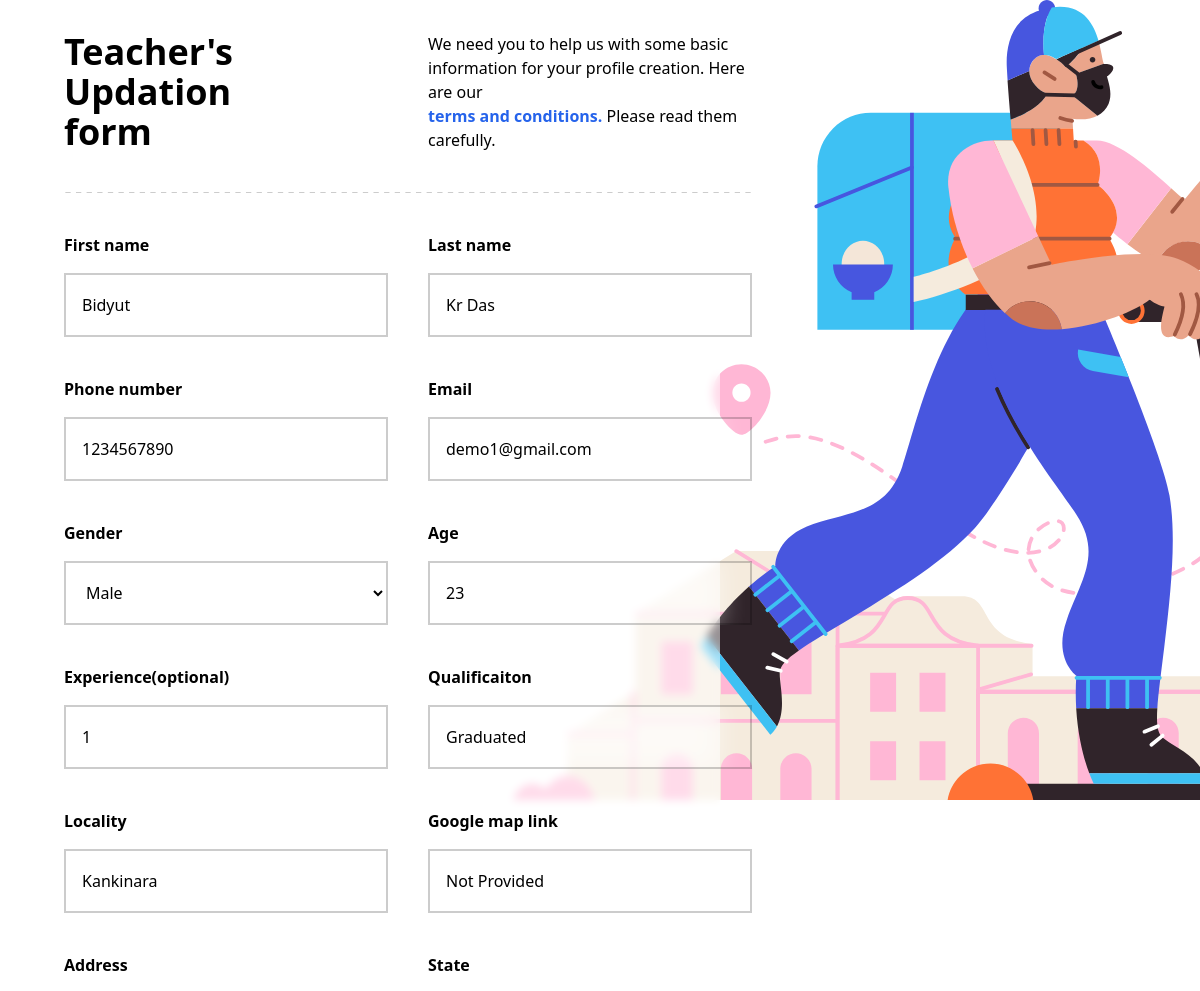
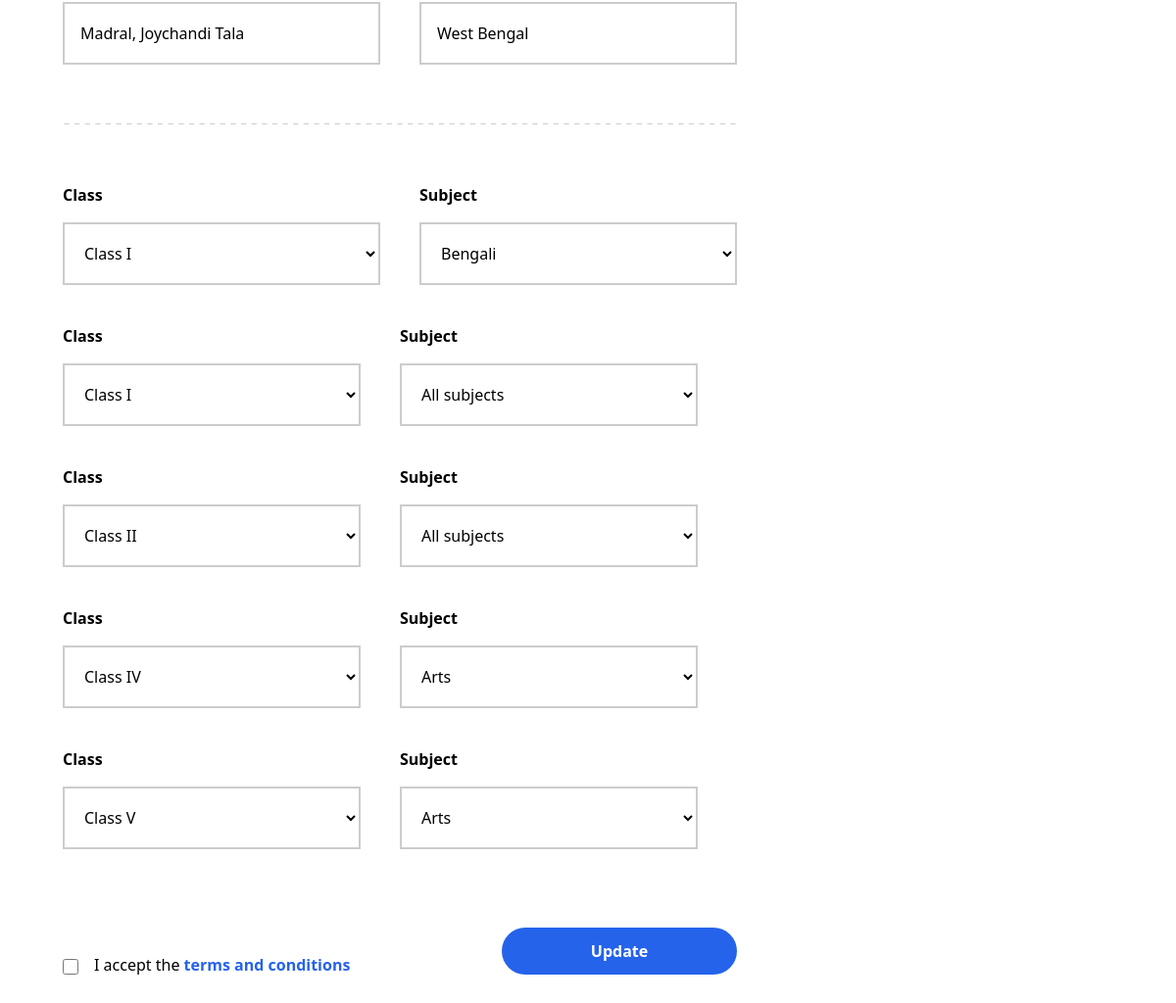
Page /teacherRegistration.php?updateTeacherProfile=1 (signed in) on the committed database (2 pictures, top to bottom).
### teacherRegistration.php (the view, shortened to what this page needs)
<?php
include("header.php");
include("connection.php");
if(isset($_SESSION['teacherId'])){
    $sessionTeacherId = $_SESSION['teacherId'];
}
$updateTeacher = false;
if(isset($_REQUEST['updateTeacherProfile'])&& $_REQUEST['updateTeacherProfile']==$sessionTeacherId)
{
    $updateTeacher = true;
    $query0 = "SELECT * FROM `teacher-table` WHERE `id`='$sessionTeacherId'";
    $res0 = mysqli_query($connection,$query0);
    $rowarr0 = mysqli_fetch_array($res0);
}
$query1 = "SELECT * FROM `class-table`";
$res1 = mysqli_query($connection, $query1);
$query2 = "SELECT * FROM `subject-table`";
$res2 = mysqli_query($connection, $query2);
?>
<div>
    <div class="lg:w-3/5 w-full z-10 bg-white/50 backdrop-blur-sm py-8 px-4">
        <div class="flex gap-10 lg:mx-12 mx-0 w-full flex-col md:flex-row">
            <div class=" font-bold font-sans text-4xl w-1/2">Teacher's<br>
            <?php
                if($updateTeacher){
                    echo "Updation";
                }
                else{
                    echo "Registration";
                }
            ?>
        </br>form</div>
            <div class="md:w-1/2 w-3/5 ">We need you to help us with some basic <br>information for your profile creation. Here are our</br><span class="text-blue-600 font-bold">terms and conditions.</span> Please read them carefully.</br></div>
        </div>
        <img src=" ./Img/Line 7.svg" alt="" class="lg:mx-12 mx-0 mt-10 w-[48rem]">
        <div class="flex flex-col mt-10 lg:mx-12 mx-0 w-full gap-10">
            <div class="flex gap-10 w-full justify-between md:flex-row flex-col">
                <div class="flex flex-col gap-4 w-full">
                    <label for="firstName" class=" font-semibold w-full">First name</label>
                    <input type="text" id="firstName" placeholder=" First name" name="firstName" class=" h-16 w-full outline-none border-2 border-black/20 px-4 bg-transparent backdrop-blur-md" autocomplete="off" value="<?php
                    if($updateTeacher){
                       echo $rowarr0['firstName'];
                    }
                    ?>">
                </div>
                <div class="flex flex-col gap-4 w-full">
                    <label class="font-semibold">Last name</label>
                    <input type="text" id="lastName" placeholder=" Last name" name="lastName" class="h-16 w-full outline-none border-2 border-black/20 px-4 bg-transparent backdrop-blur-md" autocomplete="off"
                    value="<?php
                    if($updateTeacher){
                       echo $rowarr0['lastName'];
                    }
                    ?>">
                </div>
            </div>
            <div class="flex gap-10 w-full justify-between md:flex-row flex-col">
                <div class="flex flex-col gap-4 w-full">
                    <label class=" font-semibold w-full">Phone number</label>
                    <input type="number" placeholder="Enter your Ph.no" name="phoneNumber" class=" h-16 w-full outline-none border-2 border-black/20 px-4 bg-transparent backdrop-blur-md" id="phoneNumber" autocomplete="off"
                    value="<?php
                    if($updateTeacher){
                       echo $rowarr0['phoneNumber'];
                    }
                    ?>">
                </div>
                <div class="flex flex-col gap-4 w-full">
                    <label class="font-semibold">Email</label>
                    <input type="email" placeholder="Enter your mail" name="studLName" class="h-16 w-full outline-none border-2 border-black/20 px-4 bg-transparent backdrop-blur-md" id="email" autocomplete="off"
                    value="<?php
                    if($updateTeacher){
                       echo $rowarr0['email'];
                    }
                    ?>">
                </div>
            </div>
            <div class="flex gap-10 w-full justify-between md:flex-row flex-col">
                <div class="flex flex-col gap-4 w-full">
                    <label for="gender" class=" font-semibold w-full">Gender</label>
                    <select name="gender" id="gender" class="h-16 w-full outline-none border-2 border-black/20 px-4 bg-transparent backdrop-blur-md">
                        <option class="" value="Male" <?php
                            if($updateTeacher && $rowarr0['gender']=="Male" ){
                                echo "selected";
                            }
                    ?> >Male</option>
                    </select>
                </div>
                <div class="flex flex-col gap-4 w-full">
                    <label class="font-semibold">Age</label>
                    <input type="number" placeholder="Enter your age" name="age" id="age" class="h-16 w-full outline-none border-2 border-black/20 px-4 bg-transparent backdrop-blur-md" value="<?php
                    if($updateTeacher){
                       echo $rowarr0['age'];
                    }
                    ?>">
                </div>
            </div>
            <div class="flex gap-10 w-full justify-between md:flex-row flex-col">
                <div class="flex flex-col gap-4 w-full">
                    <div class="flex justify-between w-full">
                        <label class=" font-semibold">Experience(optional)</label>
                    </div>
                    <input id="experience" type="number" placeholder="Enter your experience" name="experience" class=" h-16 w-full outline-none border-2 border-black/20 px-4 bg-transparent backdrop-blur-md" autocomplete="off" value="<?php
                    if($updateTeacher){
                       echo $rowarr0['experience'];
                    }
                    ?>">
                </div>
                <div class="flex flex-col gap-4 w-full">
                    <div class="flex justify-between w-full">
                        <label class=" font-semibold">Qualificaiton</label>
                    </div>
                    <input id="qualification" type="text" placeholder="Enter your Qualification" name="qualification" class="h-16 w-full outline-none border-2 border-black/20 px-4 bg-transparent backdrop-blur-md" autocomplete="off" value="<?php
                    if($updateTeacher){
                       echo $rowarr0['qualification'];
                    }
                    ?>">
                </div>
            </div>
            <div class="flex gap-10 w-full justify-between md:flex-row flex-col">
                <div class="flex flex-col gap-4 w-full">
                    <div class="flex justify-between w-full">
                        <label class=" font-semibold">Locality</label>
                    </div>
                    <input id="locality" type="text" placeholder="Enter your locality" name="experience" class="capitalize h-16 w-full outline-none border-2 border-black/20 px-4 bg-transparent backdrop-blur-md" autocomplete="off" value="<?php
                    if($updateTeacher){
                       echo $rowarr0['locality'];
                    }
                    ?>">
                </div>
                <div class="flex flex-col gap-4 w-full">
                    <div class="flex justify-between w-full">
                        <label class=" font-semibold">Google map link</label>
                    </div>
                    <input id="googleMapLink" type="text" placeholder="ex: https://maps.app.goo.gl/...." class="h-16 w-full outline-none border-2 border-black/20 px-4 bg-transparent backdrop-blur-md" autocomplete="off" value="<?php
                    if($updateTeacher){
                       echo $rowarr0['mapLink'];
                    }
                    ?>">
                </div>
            </div>
            <div class="flex gap-10 w-full justify-between md:flex-row flex-col">
                <div class="flex flex-col gap-4 w-full">
                    <div class="flex justify-between w-full">
                        <label class=" font-semibold">Address</label>
                    </div>
                    <input id="address" type="text" placeholder="Enter your Complete Address" name="studFName" class=" h-16 w-full outline-none border-2 border-black/20 px-4 bg-transparent backdrop-blur-md" autocomplete="off" value="<?php
                    if($updateTeacher){
                       echo $rowarr0['address'];
                    }
                    ?>">
                </div>
                <div class="flex flex-col gap-4 w-full">
                    <label class="font-semibold">State</label>
                    <input type="text" placeholder="Enter your State" name="studLName" class="h-16 w-full outline-none border-2 border-black/20 px-4 bg-transparent backdrop-blur-md" id="state" autocomplete="off" value="<?php
                    if($updateTeacher){
                       echo $rowarr0['state'];
                    }
                    ?>">
                </div>
            </div>
            <img src=" ./Img/Line 7.svg" alt="" class=" mt-5 w-[48rem] mb-5">
            <div id="cloningElement" class="relative flex gap-10 w-full justify-between md:flex-row flex-col">
                <?php
                if($updateTeacher)
                {
                    $queryClsSubj0 = "SELECT * FROM `teacher-cls-subj` WHERE `teacherId` = '$sessionTeacherId'";
                    $resClsSubj0 = mysqli_query($connection,$queryClsSubj0);
                    $rowClsSubj0 = mysqli_fetch_array($resClsSubj0);
                }
                ?>
                <div class="flex flex-col gap-4 w-full">
                    <label class=" font-semibold w-full">Class</label>
                    <select name="classes" id="classes" class="h-16 w-full outline-none border-2 border-black/20 px-4 bg-transparent backdrop-blur-md">
                        <?php
                        while ($rowarr1 = mysqli_fetch_array($res1)) {
                        ?>
                            <option value="<?php echo $rowarr1['id']; ?>"<?php if($updateTeacher){if($rowarr1['id']==$rowClsSubj0['classId']){echo "selected";}}?> ><?php echo $rowarr1['className']; ?></option>
                        <?php
                        }
                        ?>
                    </select>
                </div>
                <div class=" flex flex-col gap-4 w-full">
                    <div class=" flex justify-between w-full">
                        <label class=" font-semibold w-full">Subject</label>
                    </div>
                    <select name="subjects" id="subjects" class="h-16 w-full outline-none border-2 border-black/20 px-4 bg-transparent backdrop-blur-md">
                        <?php
                        while ($rowarr2 = mysqli_fetch_array($res2)) {
                        ?>
                            <option value="<?php echo $rowarr2['id']; ?>"<?php if($updateTeacher){if($rowarr2['id']==$rowClsSubj0['subjectId']){echo "selected";}}?> ><?php echo $rowarr2['subjectName']; ?></option>
                        <?php
                        }
                        ?>
                    </select>
                </div>
            </div>
            <div id="cloningArea" class="flex gap-10 w-full justify-between  flex-col">
            <?php
               if($updateTeacher){
                while($rowClsSubj0 = mysqli_fetch_array($resClsSubj0)){
                    $query1 = "SELECT * FROM `class-table`";
                    $res1 = mysqli_query($connection, $query1);
                    $query2 = "SELECT * FROM `subject-table`";
                    $res2 = mysqli_query($connection, $query2);
            ?>
            <div id="cloningElement" class="relative flex gap-10 w-full justify-between md:flex-row flex-col">
                <div class="flex flex-col gap-4 w-full">
                    <label class=" font-semibold w-full">Class</label>
                    <select name="classes" id="classes" class="h-16 w-full outline-none border-2 border-black/20 px-4 bg-transparent backdrop-blur-md">
                        <?php
                        while ($rowarr1 = mysqli_fetch_array($res1)) {
                        ?>
                            <option value="<?php echo $rowarr1['id']; ?>"<?php if($rowarr1['id']==$rowClsSubj0['classId']){echo "selected";}?> ><?php echo $rowarr1['className']; ?></option>
                        <?php
                        }
                        ?>
                    </select>
                </div>
                <div class=" flex flex-col gap-4 w-full">
                    <div class=" flex justify-between w-full">
                        <label class=" font-semibold w-full">Subject</label>
                    </div>
                    <select name="subjects" id="subjects" class="h-16 w-full outline-none border-2 border-black/20 px-4 bg-transparent backdrop-blur-md">
                        <?php
                        while ($rowarr2 = mysqli_fetch_array($res2)) {
                        ?>
                            <option value="<?php echo $rowarr2['id']; ?>"<?php if($rowarr2['id']==$rowClsSubj0['subjectId']){echo "selected";}?> ><?php echo $rowarr2['subjectName']; ?></option>
                        <?php
                        }
                        ?>
                    </select>
                </div>
            </div>
            <?php
            }
        }
            ?>
            </div>
            <div class=" flex flex-col gap-8 sm:flex-row justify-between w-full pb-8">
                <div class=" flex flex-row gap-4 mt-8">
                    <input id="tnc" type="checkbox" class="h-4 w-4">
                    <label for="tnc" class="leading-3">I accept the <span class="text-blue-600 font-bold">terms and conditions</span></label>
                </div>
                <div class="">
                    <input id="<?php
                    if($updateTeacher){
                        echo "teacherUpdateSubBtn";
                    }else{
                        echo "teacherRegSubBtn";
                    }
                    ?>" type="submit" class="rounded-3xl bg-blue-600 text-white font-bold h-12 w-full sm:w-60 cursor-pointer " value="<?php
                    if($updateTeacher){
                        echo "Update";
                    }
                    else{
                        echo "Register";
                    }
                    ?>">
                </div>
            </div>
        </div>
    </div>
    <div class="w-2/5">
        <img src=" ./Img/Layer 12.svg" alt="" class="fixed top-0 right-0 h-screen -z-10 ">
    </div>
</div>
<?php
include("footer.php");
?>

### rows in the picture
teacher-table: firstName "Bidyut", lastName "Kr Das", phoneNumber "1234567890", studLName "demo1@gmail.com", gender "Male", age "23", experience "1", qualification "Graduated", experience "kankinara", mapLink "Not Provided", studFName "Madral, Joychandi Tala", studLName "West Bengal"
teacher-cls-subj: classes "Class I", subjects "Bengali"
teacher-cls-subj: classes "Class I", subjects "All subjects"
teacher-cls-subj: classes "Class II", subjects "All subjects"
teacher-cls-subj: classes "Class IV", subjects "Arts"
teacher-cls-subj: classes "Class V", subjects "Arts"
